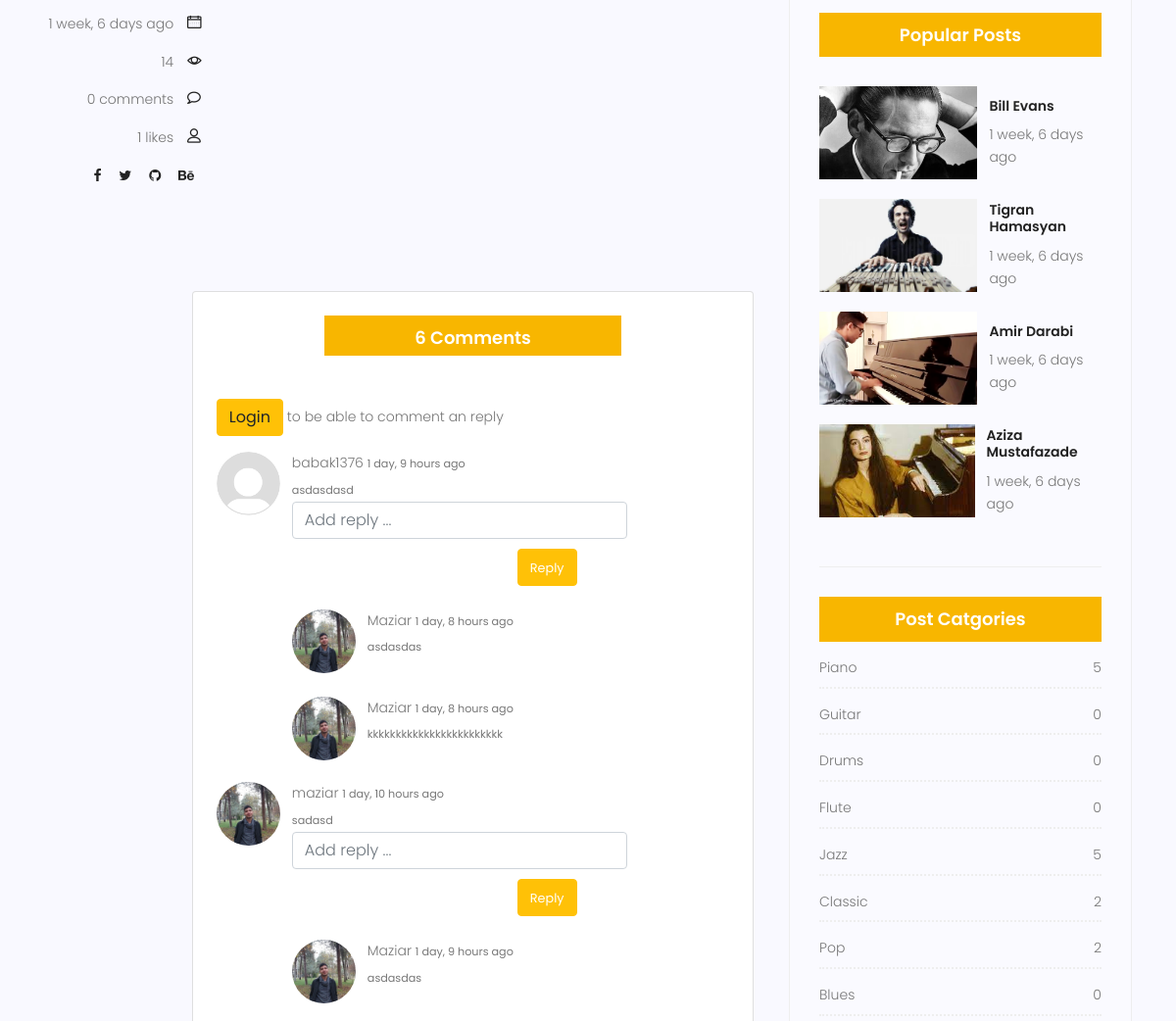
The app's page /blog/2 (middle part), older data.
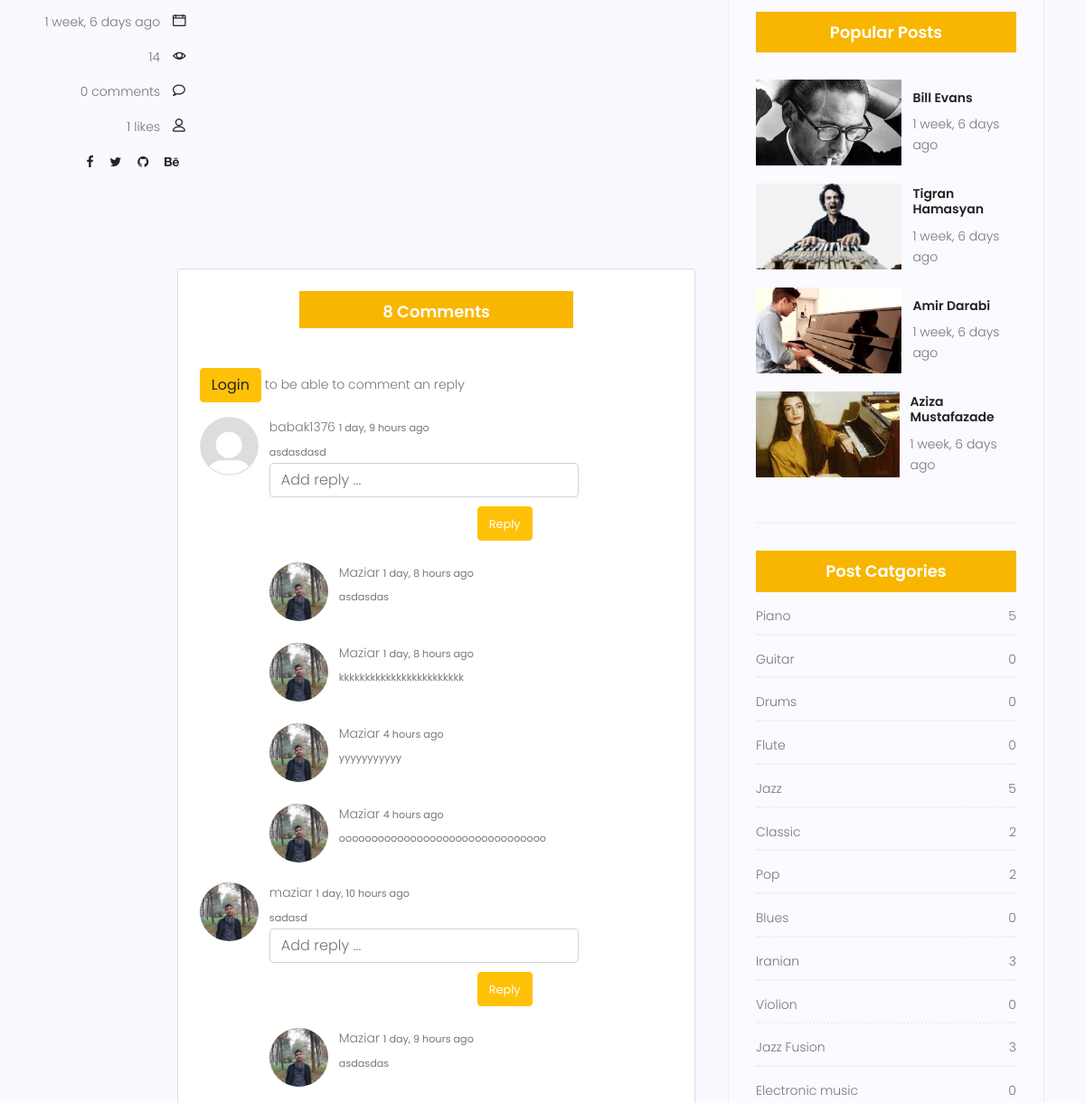
The same page, newer data.
### comment/models.py (models this page shows, shortened)
class Comment(models.Model):
  commenter = models.ForeignKey(User,on_delete=models.CASCADE)
  post = models.ForeignKey(Post, on_delete=models.CASCADE)
  content = models.TextField()
  date = models.DateTimeField(auto_now_add=True)

class Reply(models.Model):
  replier = models.ForeignKey(User, on_delete=models.SET_NULL, null=True, related_name='replies')
  parent_comment = models.ForeignKey(Comment, on_delete=models.CASCADE, related_name='replies')
  content = models.TextField()
  date = models.DateTimeField(auto_now_add=True)
  class Meta:
    ordering = ['date']

### accounts/models.py (models this page shows)
class Profile(models.Model):
  user = models.OneToOneField(User,on_delete=models.CASCADE, related_name='profile')
  image = models.ImageField(default='default_profile.png',blank=True, null=True)
  bio = models.TextField(null=True, blank=True)

### blog/models.py (models this page shows, shortened)
class Post(models.Model):
  title = models.CharField(max_length=255)
  image = models.ImageField()
  content = models.TextField()
  published_date = models.DateTimeField(auto_now_add=True)
  updated_date = models.DateTimeField(auto_now=True)
  counted_views = models.IntegerField(default=1)
  category = models.ManyToManyField(Category)
  author = models.ForeignKey(User, on_delete=models.SET_NULL, null=True)
  approved = models.BooleanField(default=False)
  likes = models.ManyToManyField(User, related_name='blog_post')
  def total_likes(self):
     return self.likes.count()
  class Meta:
     ordering = ['published_date']

class Category(models.Model):
  name = models.CharField(max_length=255)
  image = models.ImageField(default='Chick_Corea.jpg')
  def __str__(self):
    return self.name

### blog/views.py (the view, shortened to what this page needs)
# urls.py: path('<int:pid>', views.blog_single, name='single'),
def blog_single(request,pid):
  post = Post.objects.get(pk=pid)
  current_user = request.user
  comments = Comment.objects.filter(post=post).order_by('-date')
  comments_count = comments.count()
  replies_count = Reply.objects.filter(parent_comment__post=post).count()
  total_comments = replies_count+comments_count
  form = Comment_form()
  form.fields['content'].widget.attrs['class'] = 'form-control mb-10'
  form.fields['content'].widget.attrs['rows'] = '5'
  rform = Reply_form()
  rform.fields['content'].widget.attrs['class'] = 'form-control mb-10'
  rform.fields['content'].widget.attrs['rows'] = '5'
  rform.fields['content'].widget.attrs['width'] = '100%'
  categories = Category.objects.all()
  profile = Profile.objects.get(user=post.author)
  tracks = Track.objects.filter(post=post.id)
  liked = False
  if post.likes.filter(id=request.user.id).exists():
    liked=True
  return render(request, 'blog/blog-single.html', {
    'form':form,
    'rform':rform,
    'comments':comments,
      'post':post,
      'tracks':tracks,
      'categories':categories,
      'liked':liked,
      'profile':profile,
      'request':request,
      'total_comments':total_comments
    })

### comment/forms.py
class Comment_form(forms.ModelForm):
  content = forms.CharField(widget=forms.TextInput(attrs={'class':'input','placeholder':'enter comment'}))
  class Meta:
    model = Comment
    fields = ['content']

class Reply_form(forms.ModelForm):
  class Meta:
    model = Reply
    fields =['content']
    widgets = {
      'content': forms.TextInput(attrs={'placeholder':'Add reply ...'})
    }

### blog/templatetags/blog_tags.py (called while the page is built)
@register.simple_tag
def get_current_url(request):
    return unquote(request.build_absolute_uri())

@register.inclusion_tag('blog/post-categories.html')
def post_categories():
  category_counts = Category.objects.annotate(
  post_count=Count('post'))
  cat_dict = {}
  for category in category_counts:
    category_name = category.name
    post_count = category.post_count
    cat_dict[category_name] = post_count
  return {
    'categories':cat_dict
  }

@register.inclusion_tag('blog/popular.html')
def popular_posts():
  posts = Post.objects.filter(approved=True).order_by('-counted_views')[:4]
  return {
    'posts':posts
  }

### templates/blog/blog-single.html (shortened to what this page needs)
{% extends 'base.html' %}
{% load static %}
{% load humanize %}
{% load blog_tags %}
{% block content %}
<section class="post-content-area single-post-area">
	<div class="container">
		<div class="row">
			<div class="col-lg-8 posts-list">
				<div class="single-post row">
					<div class="col-lg-3  col-md-3 meta-details">
						<div class="user-details row">
							<p class="date col-lg-12 col-md-12 col-6"><a href="#">{{post.published_date|naturaltime}}</a> <span
									class="lnr lnr-calendar-full"></span></p>
							<p class="view col-lg-12 col-md-12 col-6"><a href="#">{{post.counted_views}}</a> <span
									class="lnr lnr-eye"></span></p>
							<p class="comments col-lg-12 col-md-12 col-6"><a href="#">{{comment|length}} comments</a> <span
									class="lnr lnr-bubble"></span></p>
									<p class="user-name col-lg-12 col-md-12 col-6"><a href="#">{{post.total_likes}} likes</a> <span
										class="lnr lnr-user"></span>
							<ul class="social-links col-lg-12 col-md-12 col-6">
								<li><a href="#"><i class="fa fa-facebook"></i></a></li>
								<li><a href="#"><i class="fa fa-twitter"></i></a></li>
								<li><a href="#"><i class="fa fa-github"></i></a></li>
								<li><a href="#"><i class="fa fa-behance"></i></a></li>
							</ul>
						</div>
					</div>
					<div class="col-lg-9 col-md-9">
					</div>
					{% include 'blog/comments.html' %}
				</div>
			</div>
			<div class="col-lg-4 sidebar-widgets">
				<div class="widget-wrap">
					{% load static %}
{% load blog_tags %}
					{% popular_posts %}
					{% post_categories %}
				</div>
			</div>
		</div>
	</div>
</section>
{% endblock %}

### templates/blog/comments.html (shortened to what the changed rows need)
{% load static %}
{% load humanize %}
{% load blog_tags %}
<div class='my-comment-card'>
  <section class="gradient-custom">
    <div class="container my-5 py-5">
      <div class="row d-flex justify-content-center">
        <div class="col-md-12 col-lg-10 col-xl-8">
          <div class="card">
            <div class="card-body p-4">
              <h4 class="text-center mb-4 pb-2" >{{total_comments}} Comments</h4>
              <div class="row">
                <div class="col">
                </div>
              </div>
              {% for comment in comments %}
              <div class="row">
                <div class="col">
                  <div class="d-flex flex-start">
                    <img class="rounded-circle shadow-1-strong me-3"
                      src="{{comment.commenter.profile.image.url}}" alt="avatar" width="65"
                      height="65" />
                    <div class="flex-grow-1 flex-shrink-1">
                      <div>
                        <div class="d-flex justify-content-between align-items-center">
                          <p class="mb-1">
                            {{comment.commenter}}  <span class="small">{{comment.date|naturaltime}}</span>
                          </p>
                        </div>
                        <p class="small mb-0">
                        {{comment.content}}
                        </p>
                        <div  >
                          <div style="width:100%">
                            <form method="post" action="{% url 'blog:reply_comment' pk=comment.id %}">
                              {{rform.content}}
                          </div>
                        </div>
                              <div class='reply-button' style="margin-bottom: 12px; ">
                                <button class="btn btn-warning" type="submit"><span class="small">Reply</span>
                                </button>
                              </div>
                      </div>
                      {% for rep in comment.replies.all %}
                      <div class="d-flex flex-start mt-4">
                        <a class="me-3" href="#">
                          <img class="rounded-circle shadow-1-strong"
                            src="{{rep.replier.profile.image.url}}" alt="avatar"
                            width="65" height="65" />
                        </a>
                        <div class="flex-grow-1 flex-shrink-1">
                          <div>
                            <div class="d-flex justify-content-between align-items-center">
                              <p class="mb-1">
                                {{rep.replier.first_name}} <span class="small">{{rep.date|naturaltime}}</span>
                              </p>
                            </div>
                            <p class="small mb-0">
                              {{rep.content}}
                            </p>
                          </div>
                        </div>
                      </div>
                      {% endfor %}
                    </div>
                  </div>
                </div>
              </div>
              <br>
              {% endfor %}
            </div>
          </div>
        </div>
      </div>
    </div>
  </section>
 </div>

### templates/blog/popular.html
{% load static %}
{% load blog_tags %}
{% load humanize %}
<div class="single-sidebar-widget popular-post-widget">
  <h4 class="popular-title">Popular Posts</h4>
  <div class="popular-post-list">
    {% for post in posts %}
    <div class="single-post-list d-flex flex-row align-items-center">
      <div class="thumb">
        <img class="img-fluid" src="{{post.image.url}}" alt="">
      </div>
      <div class="details">
        <a href="{% url 'blog:single' pid=post.id %}"><h6>{{post.title}}</h6></a>
        <p>{{post.published_date|naturaltime}}</p>
      </div>
    </div>
    {% endfor %}
  </div>
</div>

### templates/blog/post-categories.html
{% load static %}
<div class="single-sidebar-widget post-category-widget">
  <h4 class="category-title">Post Catgories</h4>
  <ul class="cat-list">
    {% for cat,value in categories.items %}
    <li>
      <a href="{% url 'blog:category' cat_name=cat %}" class="d-flex justify-content-between">
        <p>{{cat}}</p>
        <p>{{value}}</p>
      </a>
    </li>
    {% endfor %}
  </ul>
</div>

Row changes from the older to the newer data that the page shows:
added Reply: replier.profile.image (picture), replier.first_name "Maziar", date "4 hours ago", content "yyyyyyyyyyy", shown under Comment "1 day, 9 hours ago"
added Reply: replier.profile.image (picture), replier.first_name "Maziar", date "4 hours ago", content "oooooooooooooooooooooooooooooooo", shown under Comment "1 day, 9 hours ago"
now on this page (row unchanged): Category: categories "Iranian"
now on this page (row unchanged): Category: categories "Violion"
now on this page (row unchanged): Category: categories "Jazz Fusion"
now on this page (row unchanged): Category: categories "Electronic music"
Text that changed along with them:
{{ total_comments }}: "6" → "8"
new list line: "3"
new list line: "0"
